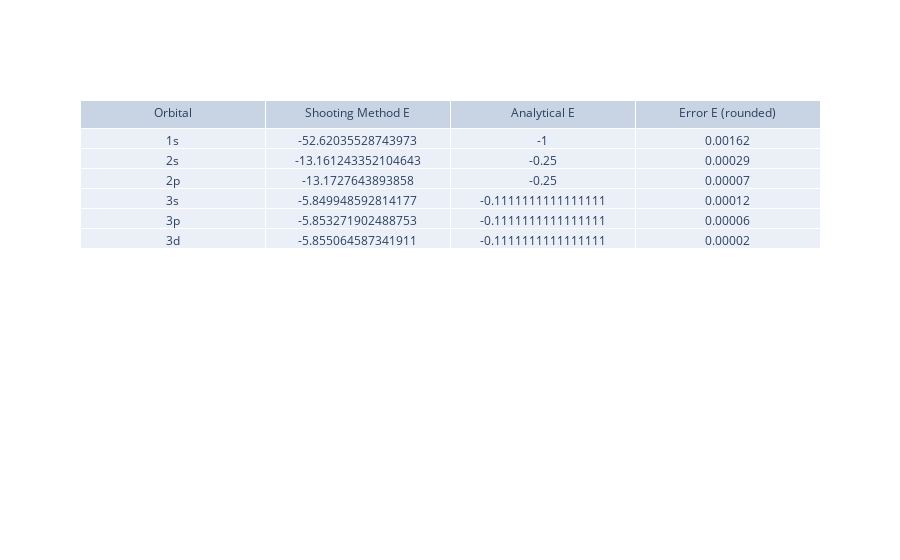

Here is the notebook cell this chart was saved with:
### Markdown cell above
Here, we convert En to effective Rydbergs:  
$Ry* = Ry*(m_e/m_0)*(\epsilon_0/\epsilon)^2 = Ry*0.28*(1/8.5)^2$
  
From the values in atomic units from Matt Frick's report

### Code cell
import plotly.graph_objects as go
import numpy as np

En1 = [x*0.28/(8.5)**2 for x in En] # now in effective Rydbergs
En2 = [x*13.6 for x in En1] # now in eV
En3 = [x*1000 for x in En2]

Theory = [-1, -1/4, -1/4, -1/9, -1/9, -1/9]
Err = np.subtract(np.array(En), np.array(Theory))
for i in range(len(Err)):
    Err[i] = round(Err[i], 5)

fig = go.Figure(data=[go.Table(header=dict(values=['Orbital', 'Shooting Method E', 'Analytical E', 'Error E (rounded)']),
                 cells=dict(values=[['1s', '2s', '2p', '3s', '3p', '3d'], [En3[0], En3[1], En3[2], En3[3], En3[4], En3[5] ],
                        [-1, -1/4, -1/4, -1/9, -1/9, -1/9], [Err[0], Err[1], Err[2], Err[3], Err[4], Err[5]]])
                              )])
fig.show()

### Figure 1 — Plotly figure (JSON) as saved in the notebook; plotly's stock layout.template omitted (floating-point values rounded to 4 significant figures)
{"data": [{"cells": {"values": [["1s", "2s", "2p", "3s", "3p", "3d"], [-52.62, -13.16, -13.17, -5.85, -5.853, -5.855], [-1, -0.25, -0.25, -0.1111, -0.1111, -0.1111], [0.00162, 0.00029, 7e-05, 0.00012, 6e-05, 2e-05]]}, "header": {"values": ["Orbital", "Shooting Method E", "Analytical E", "Error E (rounded)"]}, "type": "table"}], "layout": {}}
